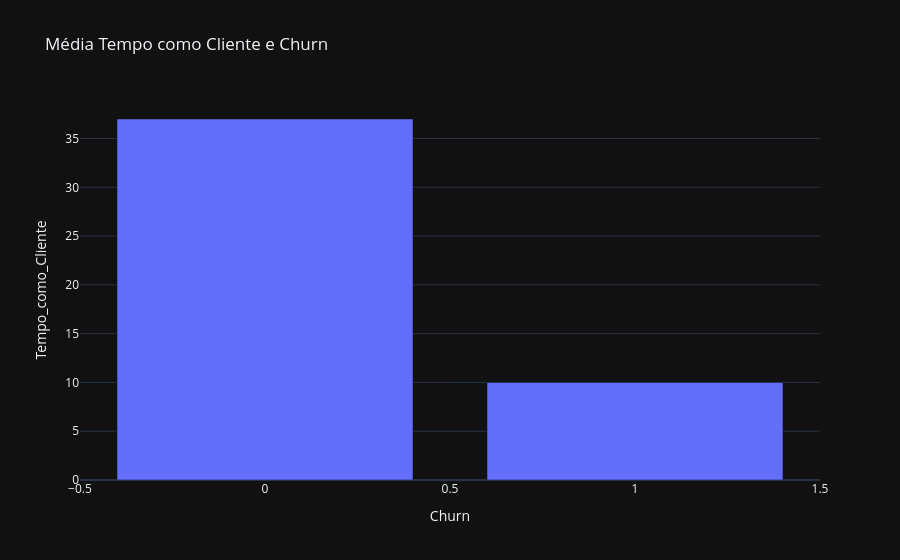

The notebook cell saved with this chart:
### Markdown cell above
4. Ocorre mais Churn em clientes com menos de 1 ano de contrato. Os clientes mais antigos são menos propensos a encerrar as contas.

### Code cell
mediana = df.groupby('Churn')['Tempo_como_Cliente'].median().reset_index()

# Criar gráfico de barras
fig = px.bar(mediana, x='Churn', y='Tempo_como_Cliente', barmode='stack',
             title='Média Tempo como Cliente e Churn')
fig.show()

### Figure 1 — Plotly figure (JSON) as saved in the notebook; plotly's stock layout.template omitted (floating-point values rounded to 4 significant figures)
{"data": [{"hovertemplate": "Churn=%{x}<br>Tempo_como_Cliente=%{y}<extra></extra>", "legendgroup": "", "marker": {"color": "#636efa", "pattern": {"shape": ""}}, "name": "", "orientation": "v", "showlegend": false, "textposition": "auto", "x": [0, 1], "xaxis": "x", "y": [37.0, 10.0], "yaxis": "y", "type": "bar"}], "layout": {"xaxis": {"anchor": "y", "domain": [0.0, 1.0], "title": {"text": "Churn"}}, "yaxis": {"anchor": "x", "domain": [0.0, 1.0], "title": {"text": "Tempo_como_Cliente"}}, "legend": {"tracegroupgap": 0}, "title": {"text": "Média Tempo como Cliente e Churn"}, "barmode": "stack"}}
